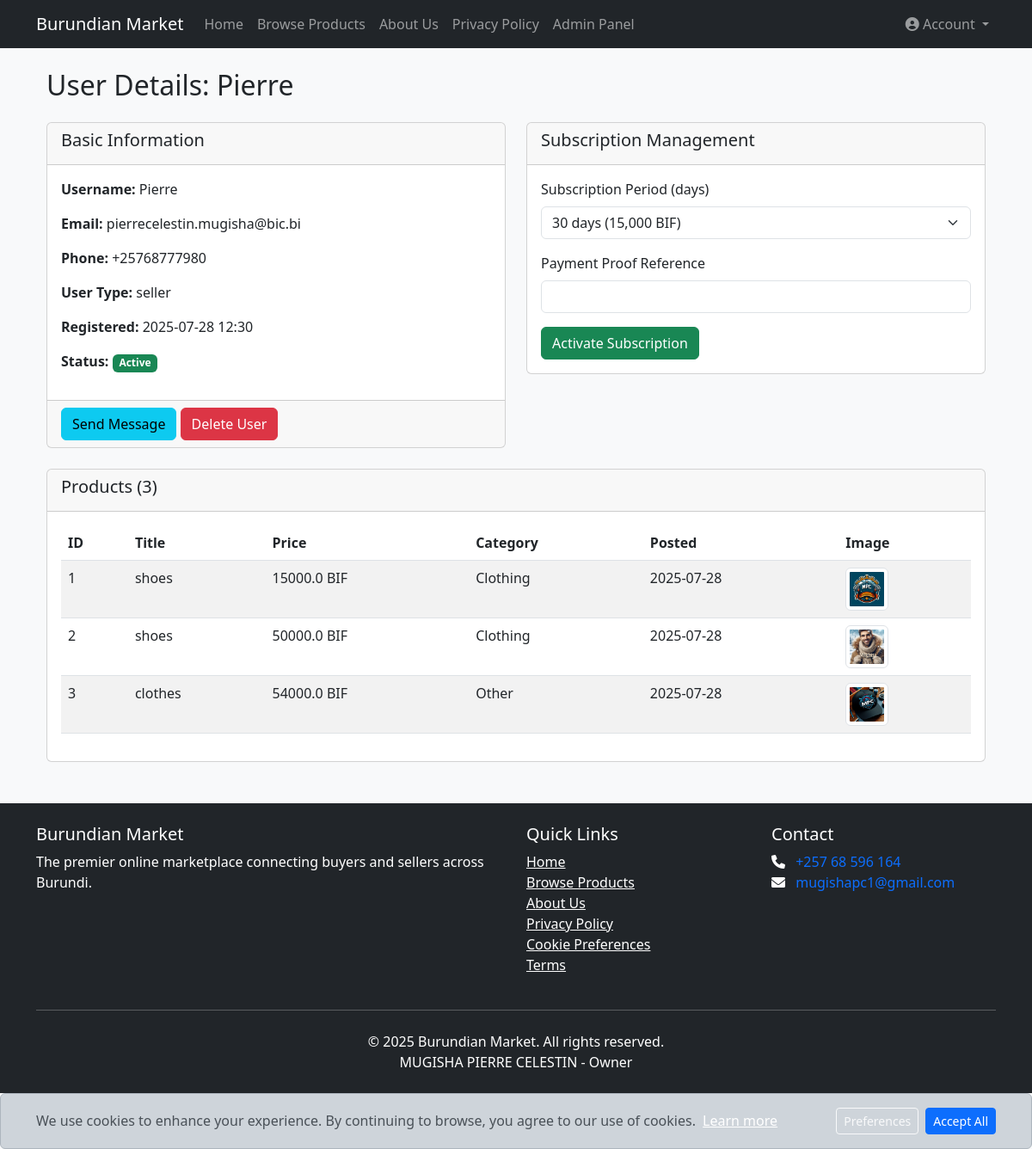
Page /admin/user/2 (signed in) on the committed database.
### app.py (models this page shows, shortened)
class User(db.Model):
    __tablename__ = 'users'
    id = db.Column(db.Integer, primary_key=True)
    username = db.Column(db.String(80), unique=True, nullable=False)
    email = db.Column(db.String(120), nullable=False)
    password = db.Column(db.String(200), nullable=False)
    phone = db.Column(db.String(20), nullable=True)
    user_type = db.Column(db.String(10), nullable=False)  # 'admin', 'seller', 'buyer'
    is_verified = db.Column(db.Boolean, default=False)
    email_verified = db.Column(db.Boolean, default=False)
    verification_token = db.Column(db.String(100), nullable=True)
    created_at = db.Column(db.DateTime, default=db.func.current_timestamp())
    cookie_prefs = db.Column(db.String(200), nullable=True)
    last_login = db.Column(db.DateTime, nullable=True)
    last_activity = db.Column(db.DateTime, default=datetime.utcnow, onupdate=datetime.utcnow)
    session_token = db.Column(db.String(255))
    is_seller_active = db.Column(db.Boolean, default=True)
    subscription_start = db.Column(db.DateTime, nullable=True)
    subscription_end = db.Column(db.DateTime, nullable=True)
    last_payment_proof = db.Column(db.String(200), nullable=True)
    last_active = db.Column(db.DateTime, default=db.func.current_timestamp(),
                           onupdate=db.func.current_timestamp())

class Product(db.Model):
    __tablename__ = 'products'
    id = db.Column(db.Integer, primary_key=True)
    title = db.Column(db.String(200), nullable=False)
    description = db.Column(db.Text, nullable=True)
    price = db.Column(db.Float, nullable=False)
    category = db.Column(db.String(50), nullable=True)
    image = db.Column(db.String(200), nullable=True)
    seller_id = db.Column(db.Integer, db.ForeignKey('users.id'), nullable=False)
    created_at = db.Column(db.DateTime, default=db.func.current_timestamp())
    seller = db.relationship('User', backref=db.backref('products', lazy=True))

### app.py (the view)
@app.route('/admin/user/<int:user_id>')
def admin_view_user(user_id):
    if 'user_id' not in session or session.get('user_type') != 'admin':
        abort(403)
    user = User.query.get_or_404(user_id)
    products = []
    images = []
    if user.user_type == 'seller':
        products = Product.query.filter_by(seller_id=user.id).all()
        images = [product.image for product in products if product.image]
        if user.subscription_end:
            days_left = (user.subscription_end - datetime.now()).days
            user.subscription_status = {
                'days_left': days_left,
                'active': days_left > 0 if days_left else False
            }
    return render_template('admin_user_detail.html',
                         user=user,
                         products=products,
                         images=images,
                         datetime=datetime)

### app.py (called while the page is built, shortened)
@app.before_request
def refresh_session():
    if 'user_id' in session:
        session.modified = True
        user = User.query.get(session['user_id'])
        if not user:
            session.clear()
            return redirect(url_for('login'))
        session['user_type'] = user.user_type
        session['username'] = user.username

@app.before_request
def check_persistent_login():
    if 'user_id' not in session and request.endpoint != 'logout':
        remember_token = request.cookies.get('remember_token')
        if remember_token:
            try:
                user_id = serializer.loads(remember_token, salt='remember-me')
                user = User.query.get(user_id)
                if user and user.remember_token == remember_token:
                    session.permanent = True
                    session['user_id'] = user.id
                    session['user_type'] = user.user_type
                    session['username'] = user.username
                    session['_fresh'] = False  # Not a fresh login
                    session.modified = True
                    user.last_login = datetime.now()
                    db.session.commit()
            except:
                pass

@app.before_request
def check_seller_subscription():
    if 'user_id' not in session or session.get('user_type') != 'seller':
        return

### templates/admin_user_detail.html (shortened to what this page needs)
{% extends "base.html" %}
{% block content %}
<div class="container">
    <h2 class="my-4">User Details: {{ user.username }}</h2>
    <div class="row">
        <div class="col-md-6">
            <div class="card mb-4">
                <div class="card-header">
                    <h5>Basic Information</h5>
                </div>
                <div class="card-body">
                    <p><strong>Username:</strong> {{ user.username }}</p>
                    <p><strong>Email:</strong> {{ user.email }}</p>
                    <p><strong>Phone:</strong> {{ user.phone }}</p>
                    <p><strong>User Type:</strong> {{ user.user_type }}</p>
                    <p><strong>Registered:</strong> {{ user.created_at.strftime('%Y-%m-%d %H:%M') }}</p>
                    {% if user.user_type == 'seller' %}
                        <p><strong>Status:</strong>
                            {% if user.is_seller_active %}
                                <span class="badge bg-success">Active</span>
                            {% else %}
                                <span class="badge bg-danger">Inactive</span>
                            {% endif %}
                        </p>
                    {% endif %}
                </div>
                <div class="card-footer">
                    <a href="{{ url_for('admin_send_message', user_id=user.id) }}" class="btn btn-info">Send Message</a>
                    <form action="{{ url_for('admin_delete_user', user_id=user.id) }}" method="POST" style="display:inline;">
                        <button type="submit" class="btn btn-danger" onclick="return confirm('Are you sure you want to delete this user?')">Delete User</button>
                    </form>
                </div>
            </div>
        </div>
        {% if user.user_type == 'seller' %}
        <div class="col-md-6">
            <div class="card mb-4">
                <div class="card-header">
                    <h5>Subscription Management</h5>
                </div>
                <div class="card-body">
                    <form method="POST" action="{{ url_for('admin_activate_seller', user_id=user.id) }}">
                        <div class="mb-3">
                            <label for="days" class="form-label">Subscription Period (days)</label>
                            <select class="form-select" id="days" name="days" required>
                                <option value="30">30 days (15,000 BIF)</option>
                            </select>
                        </div>
                        <div class="mb-3">
                            <label for="payment_proof" class="form-label">Payment Proof Reference</label>
                            <input type="text" class="form-control" id="payment_proof" name="payment_proof" required>
                        </div>
                        <button type="submit" class="btn btn-success">Activate Subscription</button>
                    </form>
                </div>
            </div>
        </div>
        {% endif %}
    </div>
    {% if user.user_type == 'seller' %}
    <div class="card mb-4">
        <div class="card-header">
            <h5>Products ({{ products|length }})</h5>
        </div>
        <div class="card-body">
            {% if products %}
            <div class="table-responsive">
                <table class="table table-striped">
                    <thead>
                        <tr>
                            <th>ID</th>
                            <th>Title</th>
                            <th>Price</th>
                            <th>Category</th>
                            <th>Posted</th>
                            <th>Image</th>
                        </tr>
                    </thead>
                    <tbody>
                        {% for product in products %}
                        <tr>
                            <td>{{ product.id }}</td>
                            <td>{{ product.title }}</td>
                            <td>{{ product.price }} BIF</td>
                            <td>{{ product.category }}</td>
                            <td>{{ product.created_at.strftime('%Y-%m-%d') }}</td>
                            <td>
                                {% if product.image %}
                                <a href="{{ url_for('static', filename=product.image) }}" target="_blank">
                                    <img src="{{ url_for('static', filename=product.image) }}" style="max-width: 50px; max-height: 50px;" class="img-thumbnail">
                                </a>
                                {% else %}
                                No image
                                {% endif %}
                            </td>
                        </tr>
                        {% endfor %}
                    </tbody>
                </table>
            </div>
            {% else %}
            <p>This seller has no products listed.</p>
            {% endif %}
        </div>
    </div>
    {% set has_images = false %}
    {% for product in products if product.image %}
        {% if loop.first %}{% set has_images = true %}{% endif %}
    {% endfor %}
    {% endif %}
</div>
{% endblock %}

### static/css/style.css (style rules this page uses)
body { font-family: 'Segoe UI', Tahoma, Geneva, Verdana, sans-serif; background-color: #f8f9fa; }
.card { transition: transform 0.3s, box-shadow 0.3s; }

### rows in the picture
User: username "Pierre", email "pierrecelestin.mugisha@bic.bi", phone "+25768777980", user_type "seller", created_at "2025-07-28 12:30"
Product: id "1", title "shoes", price "15000.0", category "Clothing", created_at "2025-07-28", image (picture)
Product: id "2", title "shoes", price "50000.0", category "Clothing", created_at "2025-07-28", image (picture)
Product: id "3", title "clothes", price "54000.0", category "Other", created_at "2025-07-28", image (picture)

### other values in the picture
{{ products|length }} "3"
